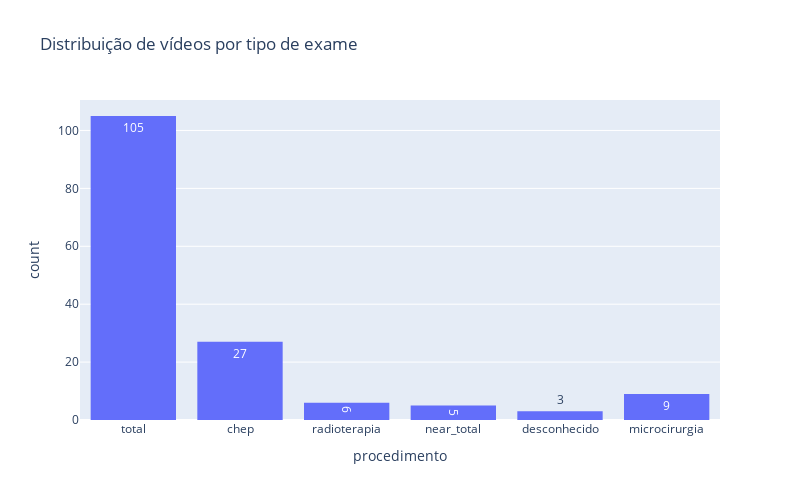

Notebook code cell kept with this figure:
### Code cell
print(patients_df[patients_df.momento == 'pos'].procedimento.value_counts(normalize=True))

fig = px.histogram(
    patients_df[patients_df.momento == 'pos'],
    x='procedimento',
    title='Distribuição de vídeos por tipo de exame',
    text_auto=True,
)

fig.update_layout(
    bargap=0.2,
    width=800,
    height=500
)

### Figure 1 — Plotly figure (JSON) as saved in the notebook; plotly's stock layout.template omitted (floating-point values rounded to 4 significant figures; data arrays with more than 128 entries replaced by an {"elided": "..."} marker saying what was removed)
{"data": [{"alignmentgroup": "True", "bingroup": "x", "hovertemplate": "procedimento=%{x}<br>count=%{y}<extra></extra>", "legendgroup": "", "marker": {"color": "#636efa", "pattern": {"shape": ""}}, "name": "", "offsetgroup": "", "orientation": "v", "showlegend": false, "texttemplate": "%{value}", "type": "histogram", "x": {"elided": "155 str values"}, "xaxis": "x", "yaxis": "y"}], "layout": {"bargap": 0.2, "barmode": "relative", "height": 500, "legend": {"tracegroupgap": 0}, "title": {"text": "Distribuição de vídeos por tipo de exame"}, "width": 800, "xaxis": {"anchor": "y", "domain": [0, 1], "title": {"text": "procedimento"}}, "yaxis": {"anchor": "x", "domain": [0, 1], "title": {"text": "count"}}}}
